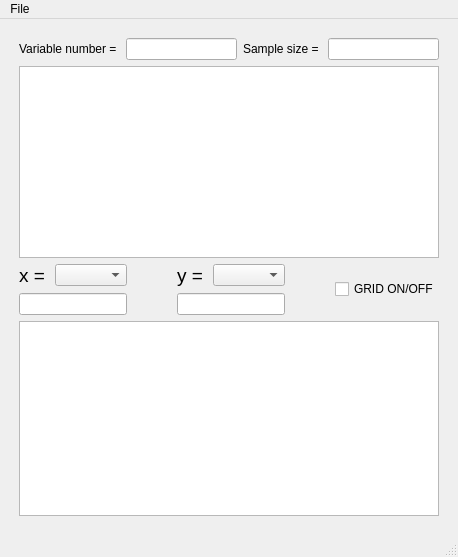
<?xml version="1.0" encoding="UTF-8"?>
<ui version="4.0">
 <class>MainWindow</class>
 <widget class="QMainWindow" name="MainWindow">
  <property name="geometry">
   <rect>
    <x>0</x>
    <y>0</y>
    <width>458</width>
    <height>557</height>
   </rect>
  </property>
  <property name="windowTitle">
   <string>MainWindow</string>
  </property>
  <widget class="QWidget" name="centralwidget">
   <layout class="QVBoxLayout" name="verticalLayout_4">
    <item>
     <layout class="QVBoxLayout" name="verticalLayout_3" stretch="0,0,0,2">
      <property name="leftMargin">
       <number>10</number>
      </property>
      <property name="topMargin">
       <number>10</number>
      </property>
      <property name="rightMargin">
       <number>10</number>
      </property>
      <property name="bottomMargin">
       <number>10</number>
      </property>
      <item>
       <layout class="QHBoxLayout" name="horizontalLayout_2">
        <item>
         <widget class="QLabel" name="label_3">
          <property name="text">
           <string>Variable number = </string>
          </property>
         </widget>
        </item>
        <item>
         <widget class="QLineEdit" name="lineEdit_number"/>
        </item>
        <item>
         <widget class="QLabel" name="label_4">
          <property name="text">
           <string>Sample size = </string>
          </property>
         </widget>
        </item>
        <item>
         <widget class="QLineEdit" name="lineEdit_sample_page2"/>
        </item>
       </layout>
      </item>
      <item>
       <widget class="QTableView" name="tableView"/>
      </item>
      <item>
       <layout class="QHBoxLayout" name="horizontalLayout_4">
        <item>
         <layout class="QVBoxLayout" name="verticalLayout">
          <item>
           <layout class="QHBoxLayout" name="horizontalLayout">
            <item>
             <widget class="QLabel" name="label">
              <property name="font">
               <font>
                <pointsize>14</pointsize>
               </font>
              </property>
              <property name="text">
               <string>x =</string>
              </property>
             </widget>
            </item>
            <item>
             <widget class="QComboBox" name="comboBox_xcolumn"/>
            </item>
           </layout>
          </item>
          <item>
           <widget class="QLineEdit" name="lineEdit_x"/>
          </item>
         </layout>
        </item>
        <item>
         <spacer name="horizontalSpacer">
          <property name="orientation">
           <enum>Qt::Horizontal</enum>
          </property>
          <property name="sizeHint" stdset="0">
           <size>
            <width>40</width>
            <height>20</height>
           </size>
          </property>
         </spacer>
        </item>
        <item>
         <layout class="QVBoxLayout" name="verticalLayout_2">
          <item>
           <layout class="QHBoxLayout" name="horizontalLayout_3">
            <item>
             <widget class="QLabel" name="label_2">
              <property name="font">
               <font>
                <pointsize>14</pointsize>
               </font>
              </property>
              <property name="text">
               <string>y =</string>
              </property>
             </widget>
            </item>
            <item>
             <widget class="QComboBox" name="comboBox_ycolumn"/>
            </item>
           </layout>
          </item>
          <item>
           <widget class="QLineEdit" name="lineEdit_y"/>
          </item>
         </layout>
        </item>
        <item>
         <spacer name="horizontalSpacer_2">
          <property name="orientation">
           <enum>Qt::Horizontal</enum>
          </property>
          <property name="sizeHint" stdset="0">
           <size>
            <width>40</width>
            <height>20</height>
           </size>
          </property>
         </spacer>
        </item>
        <item>
         <widget class="QCheckBox" name="checkBox_grid">
          <property name="text">
           <string>GRID ON/OFF</string>
          </property>
         </widget>
        </item>
       </layout>
      </item>
      <item>
       <widget class="PlotWidget" name="graphicsView_page2"/>
      </item>
     </layout>
    </item>
   </layout>
  </widget>
  <widget class="QMenuBar" name="menubar">
   <property name="geometry">
    <rect>
     <x>0</x>
     <y>0</y>
     <width>458</width>
     <height>36</height>
    </rect>
   </property>
   <widget class="QMenu" name="menuFile">
    <property name="title">
     <string>File</string>
    </property>
    <addaction name="actionOpen"/>
    <addaction name="actionExit"/>
   </widget>
   <addaction name="menuFile"/>
  </widget>
  <widget class="QStatusBar" name="statusbar"/>
  <action name="actionOpen">
   <property name="text">
    <string>Open</string>
   </property>
  </action>
  <action name="actionExit">
   <property name="text">
    <string>Exit</string>
   </property>
  </action>
 </widget>
 <customwidgets>
  <customwidget>
   <class>PlotWidget</class>
   <extends>QGraphicsView</extends>
   <header>pyqtgraph</header>
   <container>1</container>
  </customwidget>
 </customwidgets>
 <resources/>
 <connections/>
</ui>
